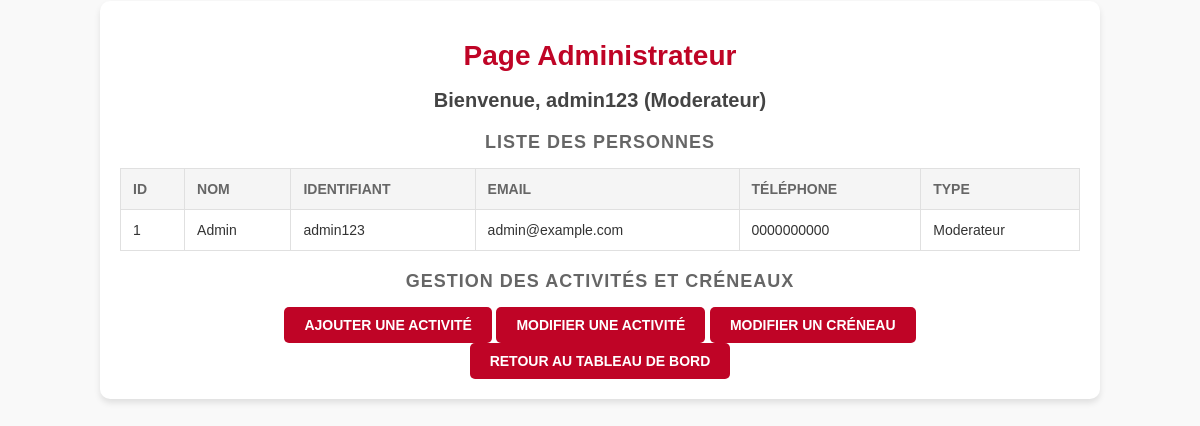
/admin.php (signed in), run on the app's committed database.
### tables this page shows
CREATE TABLE Personne (
    idPersonne INT PRIMARY KEY AUTO_INCREMENT,
    nom VARCHAR(100) NOT NULL,
    identifiant VARCHAR(100) NOT NULL UNIQUE,
    mdp VARCHAR(255) NOT NULL,
    email VARCHAR(100) NOT NULL UNIQUE,
    numTel VARCHAR(15) NOT NULL UNIQUE,
    type ENUM('Utilisateur', 'Moderateur') NOT NULL
);

### admin.php (the view, shortened to what this page needs)
<?php
$bdd = new BaseDeDonnees();
$pdo = $bdd->getConnexion();
$utilisateurs = $pdo->query("
    SELECT idPersonne, nom, identifiant, email, numTel, type
    FROM Personne
")->fetchAll(PDO::FETCH_ASSOC);
?>
<!DOCTYPE html>
<html lang="fr">
<head>
    <link rel="stylesheet" href="admin-css.css">
</head>
<body>
    <div class="container">
        <h1>Page Administrateur</h1>
        <h2>Bienvenue, <?= htmlspecialchars($_SESSION['identifiant']) ?> (Moderateur)</h2>
        <h3>Liste des personnes</h3>
        <table>
            <thead>
                <tr>
                    <th>ID</th>
                    <th>Nom</th>
                    <th>Identifiant</th>
                    <th>Email</th>
                    <th>Téléphone</th>
                    <th>Type</th>
                </tr>
            </thead>
            <tbody>
                <?php foreach ($utilisateurs as $utilisateur): ?>
                <tr>
                    <td><?= htmlspecialchars($utilisateur['idPersonne']) ?></td>
                    <td><?= htmlspecialchars($utilisateur['nom']) ?></td>
                    <td><?= htmlspecialchars($utilisateur['identifiant']) ?></td>
                    <td><?= htmlspecialchars($utilisateur['email']) ?></td>
                    <td><?= htmlspecialchars($utilisateur['numTel']) ?></td>
                    <td><?= htmlspecialchars($utilisateur['type']) ?></td>
                </tr>
                <?php endforeach; ?>
            </tbody>
        </table>
        <h3>Gestion des Activités et Créneaux</h3>
        <div class="admin-actions">
            <a href="ajouter-activite.php" class="btn">Ajouter une Activité</a>
            <a href="modifier-activite.php" class="btn">Modifier une Activité</a>
            <a href="modifier-creneau.php" class="btn">Modifier un Créneau</a>
        </div>
        <a href="tableau-de-bord.php" class="btn">Retour au Tableau de Bord</a>
    </div>
</body>
</html>

### admin-css.css (style rules this page uses)
body { font-family: 'Arial', sans-serif; margin: 0; padding: 0; background-color: #f9f9f9; color: #333; display: flex; justify-content: center; align-items: center; min-height: 50vh; }
.container { background-color: #ffffff; border-radius: 10px; box-shadow: 0px 4px 6px rgba(0, 0, 0, 0.1); width: 80%; max-width: 1200px; padding: 20px; text-align: center; }
h1 { font-size: 28px; color: #bf0426; margin-bottom: 10px; }
h2 { font-size: 20px; color: #444; margin-bottom: 20px; }
h3 { font-size: 18px; color: #666; margin-bottom: 15px; text-transform: uppercase; letter-spacing: 1px; }
table { width: 100%; border-collapse: collapse; margin-bottom: 20px; }
th, td { border: 1px solid #e0e0e0; padding: 12px; text-align: left; font-size: 14px; }
th { background-color: #f5f5f5; font-weight: bold; text-transform: uppercase; color: #666; }
td { background-color: #fff; }
.btn { display: inline-block; padding: 10px 20px; background-color: #bf0426; color: #fff; text-decoration: none; border-radius: 5px; font-size: 14px; font-weight: bold; text-transform: uppercase; transition: background-color 0.3s; }

### data on the page
personne: idPersonne "1", nom "Admin", identifiant "admin123", email "admin@example.com", numTel "0000000000", type "Moderateur"

### other printed values
$_SESSION['identifiant'] "admin123"
